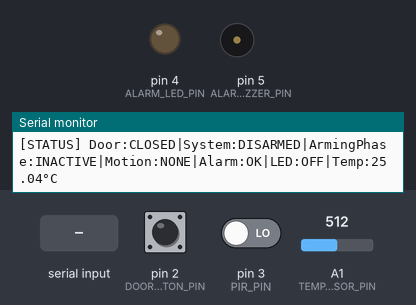
The sketch below on a simulated Arduino Uno, built with avr-gcc and run on an emulated ATmega328P. Parts: output pins drawn as LEDs (lit = HIGH), buzzer (waves = sounding, pin HIGH), the last lines printed to the serial monitor. The inputs (shaded band) are chosen by the test bench; at power-on: pin 2 (DOOR_BUTTON_PIN) LOW, pin 3 (PIR_PIN) LOW, A1 (TEMP_SENSOR_PIN) = 512.

Above: at 1.2 s.
1.3 s: pin 2 (DOOR_BUTTON_PIN) pulled HIGH for 0.15 s
2.9 s: pin 3 (PIR_PIN) driven HIGH
6.0 s: pin 2 (DOOR_BUTTON_PIN) pulled HIGH for 1 s
At 6.6 s:
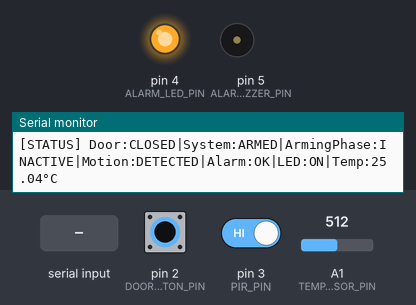
10.1 s: pin 3 (PIR_PIN) driven LOW
At 10.7 s:
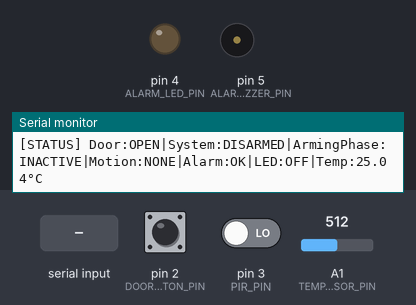
13.2 s: pin 2 (DOOR_BUTTON_PIN) driven HIGH and pin 3 (PIR_PIN) driven HIGH
16.3 s: "RESET_SYSTEM\n" received over Serial
At 16.9 s:
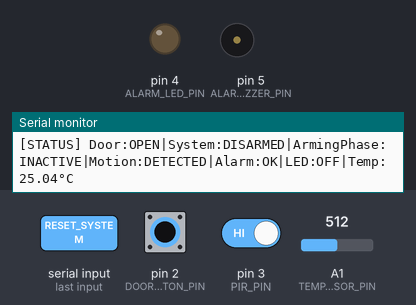
Timing chart, 0 to 18.8 s (numbered marks = the images above; inputs shaded):
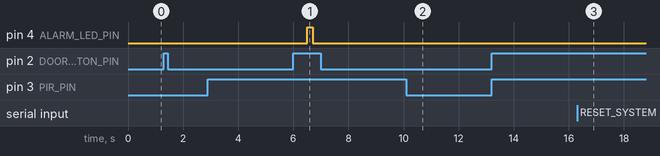

The sketch:

sketch.ino
```cpp
const int DOOR_BUTTON_PIN = 2;
const int PIR_PIN = 3;
const int ALARM_LED_PIN = 4;
const int ALARM_BUZZER_PIN = 5;
const int TEMP_SENSOR_PIN = A1;

// System states
bool systemArmed = false;
bool doorState = false;
bool doorHasOpened = false;
bool armingPhaseActive = false;
bool alarmTriggered = false;

// Timers
unsigned long doorOpenTime = 0;
unsigned long doorClosedTime = 0;
unsigned long lastMotionTime = 0;
unsigned long lastPirChange = 0;
unsigned long lastStatusUpdate = 0;
unsigned long lastTempCheck = 0;

// Configuration
const unsigned long motionTimeout = 5000;  // 5s for testing
const unsigned long pirDebounce = 200;     // 200ms debounce
bool currentPirState = LOW;
const float TEMP_THRESHOLD = 27.0;

float readTemperature() {
	int rawValue = analogRead(TEMP_SENSOR_PIN);
	float resistance = 10000.0 * ((1023.0 / rawValue) - 1.0);
	float steinhart = resistance / 10000.0;
	steinhart = log(steinhart);
	steinhart /= 3950.0;
	steinhart += 1.0 / (25.0 + 273.15);
	steinhart = 1.0 / steinhart;
	return steinhart - 273.15;
}

void printStatus() {
  Serial.print(F("[STATUS] Door:"));
  Serial.print(doorState ? F("OPEN") : F("CLOSED"));
  Serial.print(F("|System:"));
  Serial.print(systemArmed ? F("ARMED") : F("DISARMED"));
  Serial.print(F("|ArmingPhase:"));
  Serial.print(armingPhaseActive ? F("ACTIVE") : F("INACTIVE"));
  Serial.print(F("|Motion:"));
  Serial.print(currentPirState ? F("DETECTED") : F("NONE"));
  Serial.print(F("|Alarm:"));
  Serial.print(alarmTriggered ? F("TRIGGERED") : F("OK"));
  Serial.print(F("|LED:"));
  Serial.print(digitalRead(ALARM_LED_PIN) ? F("ON") : F("OFF"));
  Serial.print(F("|Temp:"));
  Serial.print(readTemperature());
  Serial.println(F("°C"));
}

void resetAlarm() {
  alarmTriggered = false;
  digitalWrite(ALARM_LED_PIN, LOW);
  digitalWrite(ALARM_BUZZER_PIN, LOW);
  printStatus();
}

void setup() {
  pinMode(DOOR_BUTTON_PIN, INPUT);
  pinMode(PIR_PIN, INPUT);
  pinMode(ALARM_LED_PIN, OUTPUT);
  pinMode(ALARM_BUZZER_PIN, OUTPUT);
  pinMode(TEMP_SENSOR_PIN, INPUT);

  Serial.begin(9600);
  printStatus();
  digitalWrite(ALARM_BUZZER_PIN, LOW);
}

void loop() {
  unsigned long currentMillis = millis();

  if (Serial.available() > 0) {
    String command = Serial.readStringUntil('\n');
    command.trim();

    if (command == "RESET_SYSTEM") {
      doorState = true;
      doorHasOpened = true;
      doorOpenTime = currentMillis;
      systemArmed = false;
      armingPhaseActive = false;

      // Reset alarm state if triggered
      if (alarmTriggered) {
        Serial.println(F("[EVENT] Alarm reset by system command"));
        resetAlarm();
      } else {
        alarmTriggered = false;
        digitalWrite(ALARM_LED_PIN, LOW);
        digitalWrite(ALARM_BUZZER_PIN, LOW);
        printStatus();
      }
    }
  }

  // Check temperature every second
  if (currentMillis - lastTempCheck > 1000) {
    float currentTemp = readTemperature();
    lastTempCheck = currentMillis;

    // If temperature exceeds threshold and alarm is triggered, reset the alarm
    if (currentTemp > TEMP_THRESHOLD && alarmTriggered) {
      Serial.print(F("[EVENT] Alarm reset by high temperature: "));
      Serial.print(currentTemp);
      Serial.println(F("°C"));
      resetAlarm();
    }
  }

  // Debounced PIR reading
  bool newPirState = digitalRead(PIR_PIN);
  if (newPirState != currentPirState &&
     (currentMillis - lastPirChange > pirDebounce)) {
    currentPirState = newPirState;
    lastPirChange = currentMillis;

    if (currentPirState == HIGH) {
      Serial.println(F("[EVENT] Motion detected"));
    } else {
      Serial.println(F("[EVENT] Motion stopped"));
    }
  }

  // Door button handling
  if (digitalRead(DOOR_BUTTON_PIN) == HIGH && !doorState) {
    doorState = true;
    doorHasOpened = true;
    doorOpenTime = currentMillis;
    systemArmed = false;
    armingPhaseActive = false;
    alarmTriggered = false;
    digitalWrite(ALARM_LED_PIN, LOW);
    digitalWrite(ALARM_BUZZER_PIN, LOW);
    Serial.println(F("[EVENT] Door opened! System DISARMED."));
    printStatus();
  }

  // Auto-close door
  if (doorState && (currentMillis - doorOpenTime > 5000)) {
    doorState = false;
    doorClosedTime = currentMillis;
    armingPhaseActive = true;
    lastMotionTime = currentMillis;
    printStatus();
  }

  // Arming logic
  if (doorHasOpened && armingPhaseActive && !systemArmed) {
    if (currentMillis - doorClosedTime <= 5000) {
      if (currentPirState == HIGH) {
        systemArmed = true;
        armingPhaseActive = false;
        lastMotionTime = currentMillis;
        digitalWrite(ALARM_LED_PIN, HIGH);
        printStatus();
      }
    }
    else {
      armingPhaseActive = false;
      printStatus();
    }
  }

  // Motion timeout handling
  if (systemArmed && !alarmTriggered) {
    if (currentPirState == HIGH) {
      lastMotionTime = currentMillis;
    }
    else if (currentMillis - lastMotionTime > motionTimeout) {
      alarmTriggered = true;
      digitalWrite(ALARM_BUZZER_PIN, HIGH);
      printStatus();

      // Alarm loop
      while (alarmTriggered) {
        digitalWrite(ALARM_LED_PIN, !digitalRead(ALARM_LED_PIN));

        // Check for door button press
        if (digitalRead(DOOR_BUTTON_PIN) == HIGH) {
          doorState = true;
          alarmTriggered = false;
          digitalWrite(ALARM_LED_PIN, LOW);
          digitalWrite(ALARM_BUZZER_PIN, LOW);
          printStatus();
          break;
        }

        // Check for serial commands during alarm state
        if (Serial.available() > 0) {
          String command = Serial.readStringUntil('\n');
          command.trim();

          if (command == "RESET_SYSTEM") {
            Serial.println(F("[EVENT] Alarm reset by system command"));
            doorState = true;
            doorHasOpened = true;
            doorOpenTime = millis();
            systemArmed = false;
            armingPhaseActive = false;
            alarmTriggered = false;
            digitalWrite(ALARM_LED_PIN, LOW);
            digitalWrite(ALARM_BUZZER_PIN, LOW);
            printStatus();
            break;
          }
        }

        // Check temperature during alarm state
        float currentTemp = readTemperature();
        if (currentTemp > TEMP_THRESHOLD) {
          Serial.print(F("[EVENT] Alarm reset by high temperature: "));
          Serial.print(currentTemp);
          Serial.println(F("°C"));
          alarmTriggered = false;
          digitalWrite(ALARM_LED_PIN, LOW);
          digitalWrite(ALARM_BUZZER_PIN, LOW);
          printStatus();
          break;
        }

        delay(200);
      }
    }
  }

  // Status updates
  if (currentMillis - lastStatusUpdate > 1000) {
    if (!alarmTriggered) printStatus();
    lastStatusUpdate = currentMillis;
  }

  delay(100);
}
```

Measured:
- after the input at 10.1 s, pin 4 (ALARM_LED_PIN): stays LOW (without the input it goes to HIGH after 1.7 s)
- after the input at 16.3 s, pin 4 (ALARM_LED_PIN): stays LOW (without the input it goes to HIGH after 2.0 s)
